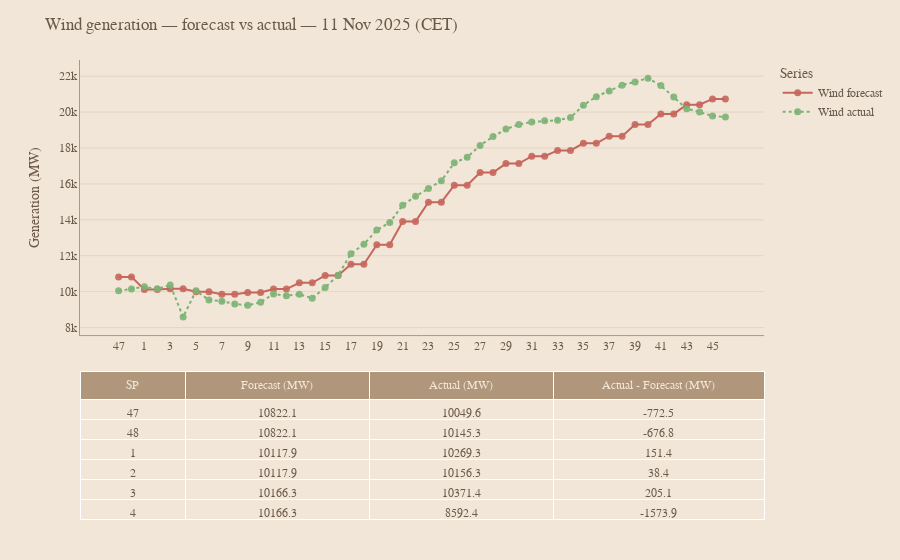

Here is the notebook cell this chart was saved with:
### Code cell
df_wind, df_solar = run_part2_wind_solar(
    date="2025-11-11",
    do_plots=True,
    x_axis="settlementPeriod",
)

### Figure 1 — Plotly figure (JSON) as saved in the notebook; plotly's stock layout.template omitted (floating-point values rounded to 4 significant figures; data arrays with more than 128 entries replaced by an {"elided": "..."} marker saying what was removed)
{"data": [{"hovertemplate": "settlementPeriod: %{x}<br>Forecast: %{y:.1f} MW<extra></extra>", "line": {"color": "#c6665c", "width": 2}, "marker": {"line": {"width": 0}, "opacity": 0.9, "size": 7}, "mode": "lines+markers", "name": "Wind forecast", "type": "scatter", "x": ["47", "48", "1", "2", "3", "4", "5", "6", "7", "8", "9", "10", "11", "12", "13", "14", "15", "16", "17", "18", "19", "20", "21", "22", "23", "24", "25", "26", "27", "28", "29", "30", "31", "32", "33", "34", "35", "36", "37", "38", "39", "40", "41", "42", "43", "44", "45", "46"], "xaxis": "x", "y": [10820.0, 10820.0, 10120.0, 10120.0, 10170.0, 10170.0, 10000.0, 10000.0, 9856.0, 9856.0, 9957.0, 9957.0, 10150.0, 10150.0, 10500.0, 10500.0, 10900.0, 10900.0, 11520.0, 11520.0, 12610.0, 12610.0, 13910.0, 13910.0, 14990.0, 14990.0, 15930.0, 15930.0, 16640.0, 16640.0, 17130.0, 17130.0, 17540.0, 17540.0, 17870.0, 17870.0, 18260.0, 18260.0, 18660.0, 18660.0, 19310.0, 19310.0, 19900.0, 19900.0, 20420.0, 20420.0, 20730.0, 20730.0], "yaxis": "y"}, {"hovertemplate": "settlementPeriod: %{x}<br>Actual: %{y:.1f} MW<extra></extra>", "line": {"color": "#7bb274", "dash": "dot", "width": 2}, "marker": {"line": {"width": 0}, "opacity": 0.9, "size": 7}, "mode": "lines+markers", "name": "Wind actual", "type": "scatter", "x": ["47", "48", "1", "2", "3", "4", "5", "6", "7", "8", "9", "10", "11", "12", "13", "14", "15", "16", "17", "18", "19", "20", "21", "22", "23", "24", "25", "26", "27", "28", "29", "30", "31", "32", "33", "34", "35", "36", "37", "38", "39", "40", "41", "42", "43", "44", "45", "46"], "xaxis": "x", "y": [10050.0, 10150.0, 10270.0, 10160.0, 10370.0, 8592.0, 10050.0, 9537.0, 9471.0, 9318.0, 9240.0, 9406.0, 9872.0, 9777.0, 9851.0, 9640.0, 10230.0, 10920.0, 12120.0, 12640.0, 13440.0, 13850.0, 14810.0, 15310.0, 15740.0, 16180.0, 17170.0, 17490.0, 18150.0, 18630.0, 19050.0, 19310.0, 19440.0, 19510.0, 19550.0, 19690.0, 20380.0, 20860.0, 21180.0, 21500.0, 21680.0, 21890.0, 21480.0, 20850.0, 20190.0, 20000.0, 19780.0, 19720.0], "yaxis": "y"}, {"cells": {"align": "center", "fill": {"color": "#f2e6d8"}, "font": {"color": "#6b5a4b"}, "values": {"elided": "4x48 float values"}}, "columnwidth": [0.8, 1.4, 1.4, 1.6], "domain": {"x": [0, 1], "y": [0, 0.322]}, "header": {"align": "center", "fill": {"color": "#b0977b"}, "font": {"color": "#f2e6d8", "size": 12}, "values": ["SP", "Forecast (MW)", "Actual (MW)", "Actual - Forecast (MW)"]}, "type": "table"}], "layout": {"font": {"color": "#6b5a4b", "family": "Georgia, serif"}, "hovermode": "x unified", "legend": {"title": {"text": "Series"}}, "margin": {"b": 40, "t": 60}, "paper_bgcolor": "#f2e6d8", "plot_bgcolor": "#f2e6d8", "title": {"text": "Wind generation — forecast vs actual — 11 Nov 2025 (CET)"}, "xaxis": {"anchor": "y", "categoryarray": ["47", "48", "1", "2", "3", "4", "5", "6", "7", "8", "9", "10", "11", "12", "13", "14", "15", "16", "17", "18", "19", "20", "21", "22", "23", "24", "25", "26", "27", "28", "29", "30", "31", "32", "33", "34", "35", "36", "37", "38", "39", "40", "41", "42", "43", "44", "45", "46"], "categoryorder": "array", "domain": [0, 1], "linecolor": "#b0977b", "showgrid": false, "tickfont": {"color": "#6b5a4b"}}, "yaxis": {"anchor": "x", "domain": [0.402, 1], "gridcolor": "#e3d5c6", "linecolor": "#b0977b", "tickfont": {"color": "#6b5a4b"}, "title": {"text": "Generation (MW)"}, "zeroline": true, "zerolinecolor": "#b0977b", "zerolinewidth": 2}}}
